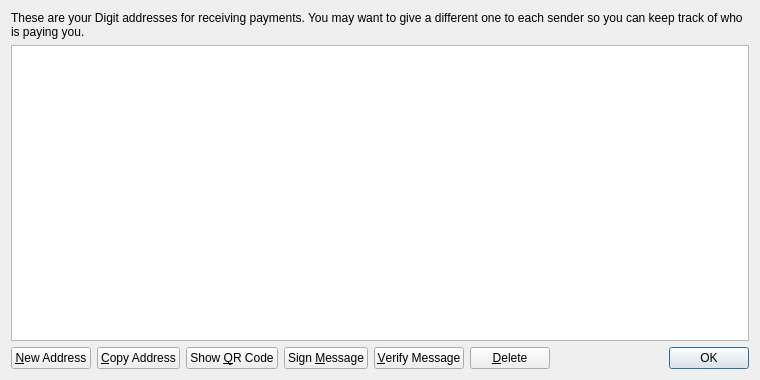
<?xml version="1.0" encoding="UTF-8"?>
<ui version="4.0">
 <class>AddressBookPage</class>
 <widget class="QWidget" name="AddressBookPage">
  <property name="geometry">
   <rect>
    <x>0</x>
    <y>0</y>
    <width>760</width>
    <height>380</height>
   </rect>
  </property>
  <property name="windowTitle">
   <string>Address Book</string>
  </property>
  <layout class="QVBoxLayout" name="verticalLayout">
   <item>
    <widget class="QLabel" name="labelExplanation">
     <property name="text">
      <string>These are your Digit addresses for receiving payments. You may want to give a different one to each sender so you can keep track of who is paying you.</string>
     </property>
     <property name="textFormat">
      <enum>Qt::PlainText</enum>
     </property>
     <property name="wordWrap">
      <bool>true</bool>
     </property>
    </widget>
   </item>
   <item>
    <widget class="QTableView" name="tableView">
     <property name="contextMenuPolicy">
      <enum>Qt::CustomContextMenu</enum>
     </property>
     <property name="toolTip">
      <string>Double-click to edit address or label</string>
     </property>
     <property name="tabKeyNavigation">
      <bool>false</bool>
     </property>
     <property name="alternatingRowColors">
      <bool>true</bool>
     </property>
     <property name="selectionMode">
      <enum>QAbstractItemView::SingleSelection</enum>
     </property>
     <property name="selectionBehavior">
      <enum>QAbstractItemView::SelectRows</enum>
     </property>
     <property name="sortingEnabled">
      <bool>true</bool>
     </property>
     <attribute name="verticalHeaderVisible">
      <bool>false</bool>
     </attribute>
    </widget>
   </item>
   <item>
    <layout class="QHBoxLayout" name="horizontalLayout">
     <item>
      <widget class="QPushButton" name="newAddressButton">
       <property name="toolTip">
        <string>Create a new address</string>
       </property>
       <property name="text">
        <string>&amp;New Address</string>
       </property>
       <property name="icon">
        <iconset resource="../bitcoin.qrc">
         <normaloff>:/icons/add</normaloff>:/icons/add</iconset>
       </property>
      </widget>
     </item>
     <item>
      <widget class="QPushButton" name="copyToClipboard">
       <property name="toolTip">
        <string>Copy the currently selected address to the system clipboard</string>
       </property>
       <property name="text">
        <string>&amp;Copy Address</string>
       </property>
       <property name="icon">
        <iconset resource="../bitcoin.qrc">
         <normaloff>:/icons/editcopy</normaloff>:/icons/editcopy</iconset>
       </property>
      </widget>
     </item>
     <item>
      <widget class="QPushButton" name="showQRCode">
       <property name="text">
        <string>Show &amp;QR Code</string>
       </property>
       <property name="icon">
        <iconset resource="../bitcoin.qrc">
         <normaloff>:/icons/qrcode</normaloff>:/icons/qrcode</iconset>
       </property>
      </widget>
     </item>
     <item>
      <widget class="QPushButton" name="signMessage">
       <property name="toolTip">
        <string>Sign a message to prove you own a Digit address</string>
       </property>
       <property name="text">
        <string>Sign &amp;Message</string>
       </property>
       <property name="icon">
        <iconset resource="../bitcoin.qrc">
         <normaloff>:/icons/edit</normaloff>:/icons/edit</iconset>
       </property>
      </widget>
     </item>
     <item>
      <widget class="QPushButton" name="verifyMessage">
       <property name="toolTip">
        <string>Verify a message to ensure it was signed with a specified Digit address</string>
       </property>
       <property name="text">
        <string>&amp;Verify Message</string>
       </property>
       <property name="icon">
        <iconset resource="../bitcoin.qrc">
         <normaloff>:/icons/transaction_0</normaloff>:/icons/transaction_0</iconset>
       </property>
      </widget>
     </item>
     <item>
      <widget class="QPushButton" name="deleteButton">
       <property name="toolTip">
        <string>Delete the currently selected address from the list</string>
       </property>
       <property name="text">
        <string>&amp;Delete</string>
       </property>
       <property name="icon">
        <iconset resource="../bitcoin.qrc">
         <normaloff>:/icons/remove</normaloff>:/icons/remove</iconset>
       </property>
      </widget>
     </item>
     <item>
      <spacer name="horizontalSpacer">
       <property name="orientation">
        <enum>Qt::Horizontal</enum>
       </property>
       <property name="sizeHint" stdset="0">
        <size>
         <width>40</width>
         <height>20</height>
        </size>
       </property>
      </spacer>
     </item>
     <item>
      <widget class="QDialogButtonBox" name="buttonBox">
       <property name="sizePolicy">
        <sizepolicy hsizetype="Maximum" vsizetype="Fixed">
         <horstretch>0</horstretch>
         <verstretch>0</verstretch>
        </sizepolicy>
       </property>
       <property name="standardButtons">
        <set>QDialogButtonBox::Ok</set>
       </property>
      </widget>
     </item>
    </layout>
   </item>
  </layout>
 </widget>
 <resources>
  <include location="../bitcoin.qrc"/>
 </resources>
 <connections/>
</ui>
